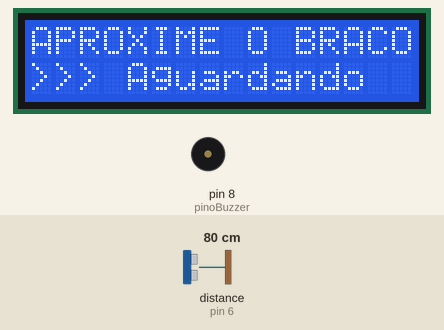
A sketch run on a simulated Arduino Uno, built with avr-gcc and run on an emulated ATmega328P. Parts: 16×2 character LCD, buzzer (waves = sounding). Wiring (from diagram.json): ultrasonic range finder: trigger pin 7; echo pin 6. Inputs (shaded band) come from the test bench; at power-on: distance to the obstacle (sensor on pin 6) 80 cm. The echo pulse lasts 58.3 µs per cm.

Above: at 3.3 s.
3.4 s: distance to the obstacle (sensor on pin 6) set to 12 cm
4.9 s: distance to the obstacle (sensor on pin 6) set to 9 cm
At 5.39 s:
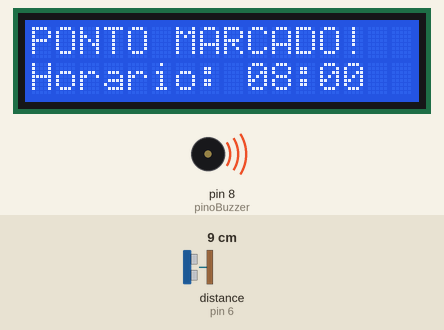
At 6.6 s:
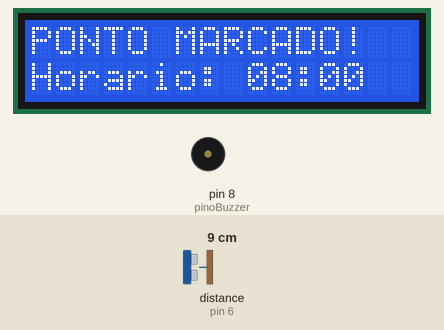
Timing chart, 0 to 8.1 s (numbered marks = the images above; inputs shaded):
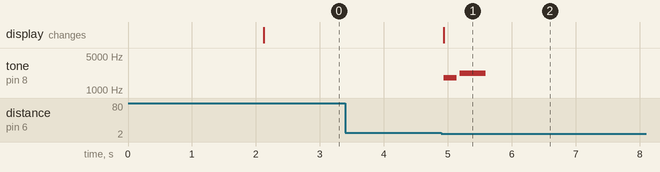

Measured:
- the behaviour switches between 11 and 10 cm on distance to the obstacle (sensor on pin 6) (found by bisection; images 0 and 1)
- after the input at 3.4 s, every drawn part: stays the same
- after the input at 4.9 s, tone on pin 8 (pinoBuzzer): silent → 1800 Hz at once, → silent 0.20 s later, → 2200 Hz 0.05 s later, → silent 0.40 s later; the display: changes at once (image 1)

The sketch:

sketch.ino
```cpp
/* PROJETO: Batedor de Ponto Assistivo
  PLATAFORMA: Wokwi Simulator
  POR: Gustavo Laurindo dos Santos (lawrindovsk)
*/

#include <Wire.h>
#include <LiquidCrystal_I2C.h>

// 1. CONFIGURAÇÃO DO LCD
// Endereço 0x27 é o padrão para displays I2C no Wokwi.
LiquidCrystal_I2C lcd(0x27, 16, 2);

// 2. PINOS DO HARDWARE
const int pinoTrig = 7;
const int pinoEcho = 6;
const int pinoBuzzer = 8;

// 3. VARIÁVEIS DE CONTROLE
bool pontoRegistrado = false;

void setup() {
  // Inicia o LCD
  lcd.init();
  lcd.backlight(); // Acende a luz de fundo

  // Configura Pinos
  pinMode(pinoTrig, OUTPUT);
  pinMode(pinoEcho, INPUT);
  pinMode(pinoBuzzer, OUTPUT);

  // Tela de Boot
  lcd.setCursor(0,0);
  lcd.print("SISTEMA DE PONTO");
  lcd.setCursor(0,1);
  lcd.print("INICIANDO...");
  delay(2000);
  mostrarTelaEspera();
}

void loop() {
  // --- LEITURA DO SENSOR ---
  long duracao, distancia;

  digitalWrite(pinoTrig, LOW);
  delayMicroseconds(2);
  digitalWrite(pinoTrig, HIGH);
  delayMicroseconds(10);
  digitalWrite(pinoTrig, LOW);

  duracao = pulseIn(pinoEcho, HIGH);
  distancia = (duracao / 2) / 29.1; // Conversão padrão para cm

  // --- LÓGICA DO SISTEMA ---

  // Se aproximou (Braço robótico encostou - menos de 10cm)
  if (distancia < 10 && distancia > 0) {

    if (!pontoRegistrado) {
      registrarPonto();
      pontoRegistrado = true; // Trava para não marcar repetido
    }

  } else {
    // Se afastou (mais de 15cm), destrava o sistema
    if (distancia > 15 && pontoRegistrado) {
      pontoRegistrado = false;
      mostrarTelaEspera();
    }
  }

  delay(100); // Estabilidade
}

// --- FUNÇÕES DE APOIO ---

void mostrarTelaEspera() {
  lcd.clear();
  lcd.setCursor(0, 0);
  lcd.print("APROXIME O BRACO");
  lcd.setCursor(0, 1);
  lcd.print(">>> Aguardando");
}

void registrarPonto() {
  lcd.clear();
  lcd.setCursor(0, 0);
  lcd.print("PONTO MARCADO!");
  lcd.setCursor(0, 1);
  lcd.print("Horario: 08:00"); // horário ficticio

  // Som de deu certo
  tone(pinoBuzzer, 1800, 200); // 1800Hz por 200ms
  delay(250);
  tone(pinoBuzzer, 2200, 400); // 2200Hz por 400ms
  delay(2000); // Mantém a mensagem na tela
}
```
